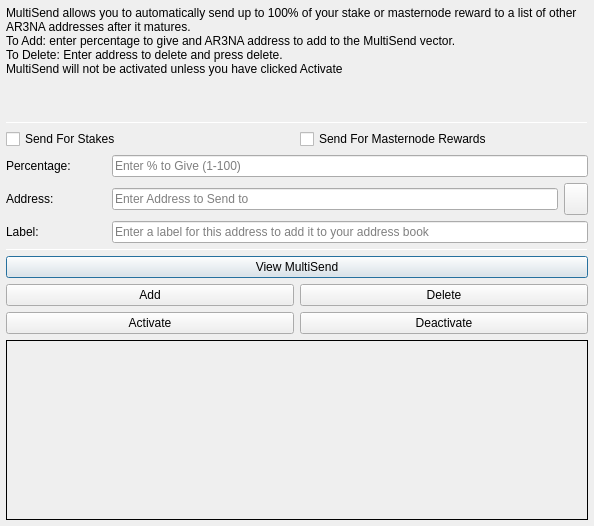
<?xml version="1.0" encoding="UTF-8"?>
<ui version="4.0">
 <class>MultiSendDialog</class>
 <widget class="QDialog" name="MultiSendDialog">
  <property name="windowModality">
   <enum>Qt::NonModal</enum>
  </property>
  <property name="geometry">
   <rect>
    <x>0</x>
    <y>0</y>
    <width>594</width>
    <height>526</height>
   </rect>
  </property>
  <property name="windowTitle">
   <string>MultiSend</string>
  </property>
  <layout class="QVBoxLayout" name="verticalLayout" stretch="0">
   <property name="leftMargin">
    <number>6</number>
   </property>
   <property name="topMargin">
    <number>6</number>
   </property>
   <property name="rightMargin">
    <number>6</number>
   </property>
   <property name="bottomMargin">
    <number>6</number>
   </property>
   <item>
    <layout class="QVBoxLayout" name="verticalLayout_Main" stretch="1,1,1,0,1,1,1">
     <item>
      <widget class="QLabel" name="label_2">
       <property name="lineWidth">
        <number>1</number>
       </property>
       <property name="text">
        <string>MultiSend allows you to automatically send up to 100% of your stake or masternode reward to a list of other AR3NA addresses after it matures.
To Add: enter percentage to give and AR3NA address to add to the MultiSend vector.
To Delete: Enter address to delete and press delete.
MultiSend will not be activated unless you have clicked Activate</string>
       </property>
       <property name="alignment">
        <set>Qt::AlignLeading|Qt::AlignLeft|Qt::AlignTop</set>
       </property>
       <property name="wordWrap">
        <bool>true</bool>
       </property>
      </widget>
     </item>
     <item>
      <widget class="Line" name="line">
       <property name="minimumSize">
        <size>
         <width>0</width>
         <height>1</height>
        </size>
       </property>
       <property name="maximumSize">
        <size>
         <width>16777215</width>
         <height>1</height>
        </size>
       </property>
       <property name="orientation">
        <enum>Qt::Horizontal</enum>
       </property>
      </widget>
     </item>
     <item>
      <layout class="QVBoxLayout" name="verticalLayout_Settings">
       <item>
        <layout class="QHBoxLayout" name="horizontalLayout">
         <item>
          <widget class="QCheckBox" name="multiSendStakeCheckBox">
           <property name="text">
            <string>Send For Stakes</string>
           </property>
          </widget>
         </item>
         <item>
          <widget class="QCheckBox" name="multiSendMasternodeCheckBox">
           <property name="text">
            <string>Send For Masternode Rewards</string>
           </property>
          </widget>
         </item>
        </layout>
       </item>
       <item>
        <layout class="QHBoxLayout" name="horizontalLayout_6">
         <item>
          <widget class="QLabel" name="label">
           <property name="minimumSize">
            <size>
             <width>100</width>
             <height>0</height>
            </size>
           </property>
           <property name="toolTip">
            <string>Percentage of stake to send</string>
           </property>
           <property name="text">
            <string>Percentage:</string>
           </property>
          </widget>
         </item>
         <item>
          <widget class="QLineEdit" name="multiSendPercentEdit">
           <property name="toolTip">
            <string>Enter whole numbers 1 - 100</string>
           </property>
           <property name="placeholderText">
            <string>Enter % to Give (1-100)</string>
           </property>
          </widget>
         </item>
        </layout>
       </item>
       <item>
        <layout class="QHBoxLayout" name="horizontalLayout_7">
         <item>
          <widget class="QLabel" name="label_5">
           <property name="minimumSize">
            <size>
             <width>100</width>
             <height>0</height>
            </size>
           </property>
           <property name="toolTip">
            <string>Address to send portion of stake to</string>
           </property>
           <property name="text">
            <string>Address:</string>
           </property>
          </widget>
         </item>
         <item>
          <widget class="QLineEdit" name="multiSendAddressEdit">
           <property name="toolTip">
            <string/>
           </property>
           <property name="placeholderText">
            <string>Enter Address to Send to</string>
           </property>
          </widget>
         </item>
         <item>
          <widget class="QToolButton" name="addressBookButton">
           <property name="maximumSize">
            <size>
             <width>16777215</width>
             <height>32</height>
            </size>
           </property>
           <property name="toolTip">
            <string>Choose an address from the address book</string>
           </property>
           <property name="text">
            <string/>
           </property>
           <property name="icon">
            <iconset resource="../arena.qrc">
             <normaloff>:/icons/address-book</normaloff>:/icons/address-book</iconset>
           </property>
           <property name="shortcut">
            <string>Alt+A</string>
           </property>
          </widget>
         </item>
        </layout>
       </item>
      </layout>
     </item>
     <item>
      <layout class="QHBoxLayout" name="horizontalLayout_3">
       <item>
        <widget class="QLabel" name="label_3">
         <property name="minimumSize">
          <size>
           <width>100</width>
           <height>0</height>
          </size>
         </property>
         <property name="text">
          <string>Label:</string>
         </property>
        </widget>
       </item>
       <item>
        <widget class="QLineEdit" name="labelAddressLabelEdit">
         <property name="placeholderText">
          <string>Enter a label for this address to add it to your address book</string>
         </property>
        </widget>
       </item>
      </layout>
     </item>
     <item>
      <widget class="Line" name="line_2">
       <property name="minimumSize">
        <size>
         <width>0</width>
         <height>1</height>
        </size>
       </property>
       <property name="maximumSize">
        <size>
         <width>16777215</width>
         <height>1</height>
        </size>
       </property>
       <property name="orientation">
        <enum>Qt::Horizontal</enum>
       </property>
      </widget>
     </item>
     <item>
      <layout class="QVBoxLayout" name="verticalLayout_Buttons">
       <item>
        <layout class="QHBoxLayout" name="horizontalLayout_4">
         <item>
          <widget class="QPushButton" name="viewButton">
           <property name="toolTip">
            <string/>
           </property>
           <property name="statusTip">
            <string>View MultiSend Vector</string>
           </property>
           <property name="text">
            <string>View MultiSend</string>
           </property>
          </widget>
         </item>
        </layout>
       </item>
       <item>
        <layout class="QHBoxLayout" name="horizontalLayout_2">
         <item>
          <widget class="QPushButton" name="addButton">
           <property name="toolTip">
            <string/>
           </property>
           <property name="statusTip">
            <string>Add to MultiSend Vector</string>
           </property>
           <property name="text">
            <string>Add</string>
           </property>
          </widget>
         </item>
         <item>
          <widget class="QPushButton" name="deleteButton">
           <property name="toolTip">
            <string/>
           </property>
           <property name="statusTip">
            <string>Delete Address From MultiSend Vector</string>
           </property>
           <property name="text">
            <string>Delete</string>
           </property>
          </widget>
         </item>
        </layout>
       </item>
       <item>
        <layout class="QHBoxLayout" name="horizontalLayout_5">
         <item>
          <widget class="QPushButton" name="activateButton">
           <property name="statusTip">
            <string>Activate MultiSend</string>
           </property>
           <property name="text">
            <string>Activate</string>
           </property>
          </widget>
         </item>
         <item>
          <widget class="QPushButton" name="disableButton">
           <property name="statusTip">
            <string>Deactivate MultiSend</string>
           </property>
           <property name="text">
            <string>Deactivate</string>
           </property>
          </widget>
         </item>
        </layout>
       </item>
      </layout>
     </item>
     <item>
      <widget class="QLabel" name="message">
       <property name="minimumSize">
        <size>
         <width>0</width>
         <height>180</height>
        </size>
       </property>
       <property name="frameShape">
        <enum>QFrame::Panel</enum>
       </property>
       <property name="frameShadow">
        <enum>QFrame::Plain</enum>
       </property>
       <property name="lineWidth">
        <number>1</number>
       </property>
       <property name="midLineWidth">
        <number>1</number>
       </property>
       <property name="text">
        <string/>
       </property>
       <property name="alignment">
        <set>Qt::AlignLeading|Qt::AlignLeft|Qt::AlignTop</set>
       </property>
       <property name="wordWrap">
        <bool>true</bool>
       </property>
      </widget>
     </item>
    </layout>
   </item>
  </layout>
 </widget>
 <resources>
  <include location="../arena.qrc"/>
 </resources>
 <connections/>
</ui>
